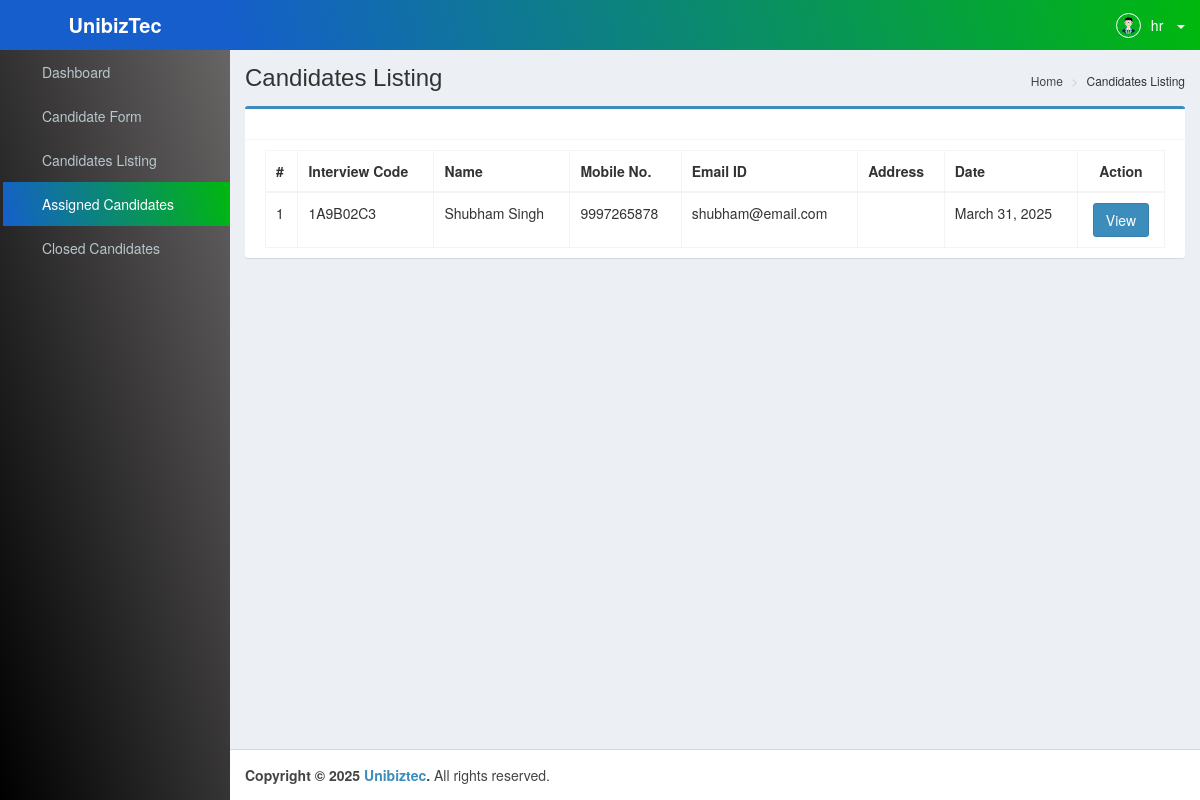
Before: /assigned-candidates/ (signed in) with the older database file.
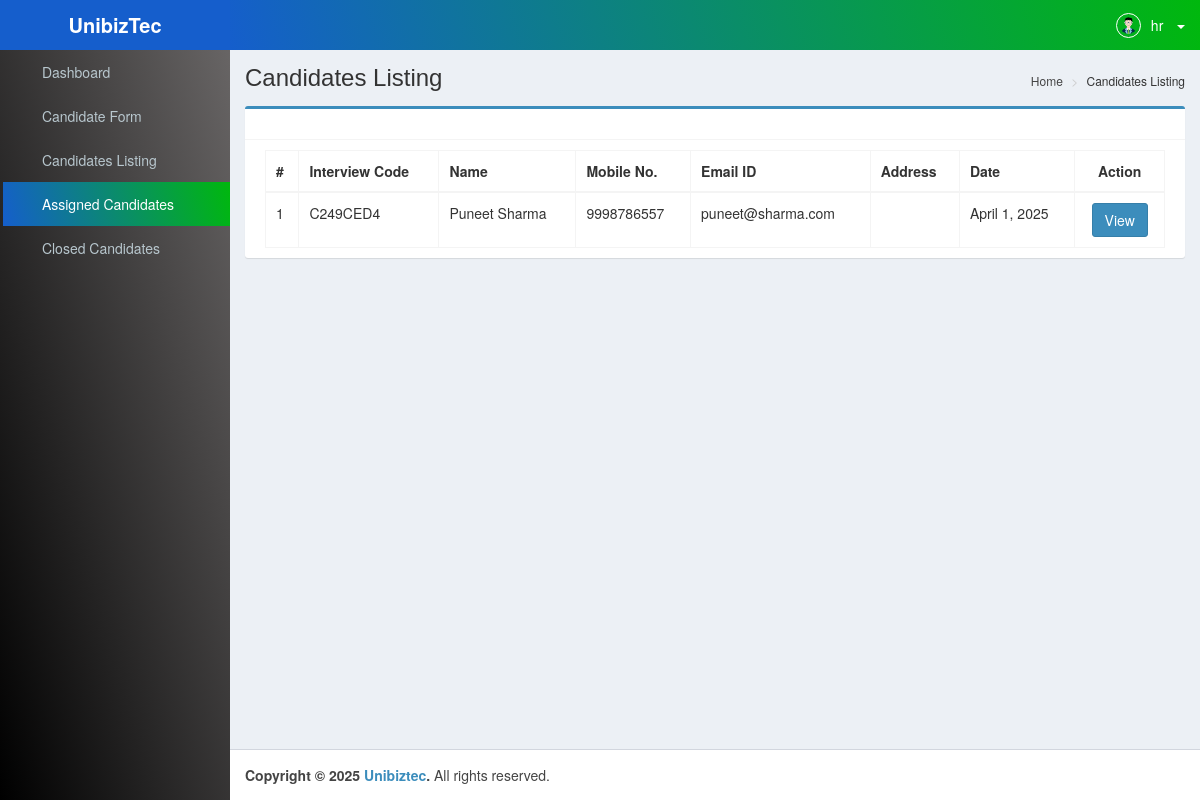
After: the same page with the newer database file.
### hrmsApp/models.py (models this page shows, shortened)
class Candidate(models.Model):
    token=models.CharField(max_length=15)
    dept_id=models.ForeignKey(Department,on_delete=models.CASCADE,related_name='candidate')
    apply_for=models.ForeignKey(JobRole, on_delete=models.CASCADE, related_name='candidates')
    int_date=models.DateField(default=date.today)
    referred=models.CharField(max_length=50)
    emp_name=models.CharField(max_length=70,null=True,blank=True)
    emp_id=models.CharField(max_length=30,null=True,blank=True)
    source=models.CharField(max_length=30,null=True,blank=True)
    location=models.CharField(max_length=50)
    shift=models.CharField(max_length=30)
    r_shift=models.CharField(max_length=30)
    name=models.CharField(max_length=70)
    father_name=models.CharField(max_length=70,null=True,blank=True)
    mobile=models.CharField(max_length=30,null=True,blank=True)
    email=models.EmailField(unique=True,null=True,blank=True)
    dob=models.DateField(null=True)
    gender=models.CharField(max_length=30,null=True,blank=True)
    address=models.CharField(max_length=100,null=True,blank=True)
    designation=models.CharField(max_length=100,null=True,blank=True)
    salary=models.CharField(max_length=100,null=True,blank=True)
    doj=models.DateField(null=True,blank=True)
    reporting_time=models.CharField(max_length=100,null=True,blank=True)
    bgv_link=models.IntegerField(default=0)
    bgv_sent_on=models.DateField(null=True,blank=True)
    bgv_received_on=models.DateField(null=True,blank=True)
    doc_link=models.IntegerField(default=0)
    address=models.IntegerField(default=0)
    status=models.IntegerField(default=1)
    created_at = models.DateTimeField(auto_now_add=True)
    updated_at = models.DateTimeField(auto_now=True)

### hrmsApp/views.py (the view)
# urls.py: path('assigned-candidates/',views.assigned_candidate_listing,name="assigned_candidates"),
def assigned_candidate_listing(request):
    assigned = User.objects.get(id=request.user.id)
    assigned_data = Assign.objects.filter(assign_to=assigned)
    data = Candidate.objects.filter(
    id__in=assigned_data.values_list('candidate_id', flat=True),
    status=1
    )
    return render(request, 'pages/candidate-list.html',{'data':data})

### hrmsApp/context_processors.py (called while the page is built)
def current_year(request):
    return {'current_year': datetime.datetime.now().year}

### hrmsApp/templates/pages/candidate-list.html (shortened to what this page needs)
{% extends 'layouts/base.html' %}
{% block content %}
{% load custom_tags %}
<div class="content-wrapper">
    <section class="content-header">
        <h1>
            Candidates Listing
        </h1>
        <ol class="breadcrumb">
            <li>
                <a href="{% url 'dashboard' %}"><i class="fa fa-dashboard"></i> Home</a>
            </li>
            <li>Candidates Listing</li>
        </ol>
    </section>
    <section class="content">
        <div class="row">
            <div class="col-md-12">
                <div class="box box-primary">
                    <div class="box-header with-border">
                    </div>
                        <div class="box-body">
                            <table id="can_table" class="table table-bordered table-hover">
                                <thead>
                                    <tr>
                                        <th>#</th>
                                        <th>Interview Code</th>
                                        <th>Name</th>
                                        <th>Mobile No.</th>
                                        <th>Email ID</th>
                                        <th>Address</th>
                                        <th>Date</th>
                                        <th>
                                            <center>Action</center>
                                        </th>
                                    </tr>
                                </thead>
                                <tbody>
                                    {% for d in data %}
                                    <tr>
                                        <td>{{ forloop.counter }}</td>
                                        <td>{{d.token}}</td>
                                        <td>{{d.name}}</td>
                                        <td>{{d.mobile}}</td>
                                        <td>{{d.email}}</td>
                                        <td>{{d.address|default:''}}</td>
                                        <td>{{d.int_date}}</td>
                                        <td>
                                            <center>
                                                <a class="btn btn-primary" href="{% url 'candidate_info' token=d.token %}">View</a>
                                            </center>
                                        </td>
                                    </tr>
                                    {% endfor %}
                                </tbody>
                            </table>
                        </div>
                </div>
            </div>
        </div>
    </section>
</div>
{% endblock content %}

### hrmsApp/templates/layouts/base.html (shortened to what this page needs)
<!DOCTYPE html>
<html>
<head>
  {% load static %}
  <link rel="stylesheet" type="text/css" href="{% static 'css/bootstrap.css' %}" />
  <link rel="stylesheet" type="text/css" href="{% static 'css/font-awesome.css' %}" />
  <link rel="stylesheet" type="text/css" href="{% static 'css/ionicons.css' %}" />
  <link rel="stylesheet" type="text/css" href="{% static 'css/AdminLTE.css' %}" />
  <link rel="stylesheet" type="text/css" href="{% static 'css/all-skins.css' %}" />
  <link rel="stylesheet" type="text/css" href="{% static 'css/bootstrap-timepicker.min.css' %}" />
  <link rel="stylesheet" type="text/css" href="{% static 'css/bootstrap-datepicker.css' %}" />
  <link rel="stylesheet" type="text/css" href="{% static 'css/dataTables.bootstrap.css' %}">
  <link rel="stylesheet" type="text/css" href="{% static 'css/switchery.min.css' %}" rel="stylesheet" />
  <link rel="stylesheet" type="text/css" href="https://cdn.datatables.net/buttons/1.6.5/css/buttons.dataTables.min.css" rel="stylesheet" />
  <link href="{% static 'css/toastr.min.css' %}" rel="stylesheet">
</head>
<body class="hold-transition skin-blue sidebar-mini">
  <div class="wrapper">
    <header class="main-header">
      <a href="{% url 'dashboard' %}" class="logo">
        <span class="logo-lg"><b>UnibizTec</b></span>
      </a>
      <nav class="navbar navbar-static-top" role="navigation">
        <a href="#" class="sidebar-toggle" data-toggle="push-menu" role="button">
        </a>
        <div class="navbar-custom-menu">
          <ul class="nav navbar-nav">
            <li class="dropdown user user-menu">
              <ul class="nav navbar-nav navbar-left">
                <li class="dropdown user user-menu">
                  <a href="#" class="dropdown-toggle" data-toggle="dropdown">
                    <img src="{% static 'images/avatar.png' %}" class="user-image" alt="Administrator">
                    <span class="hidden-xs">{{request.user}}</span>
                    &nbsp; <span class="caret"></span>
                  </a>
                </li>
                <li>
                  <a href="javascript:void(0);" data-toggle="control-sidebar"></a>
                </li>
               </ul>
            </li>
          </ul>
        </div>
      </nav>
    </header>
    {% include "includes/sidebar.html" %}
    {% block content %} {% endblock content %}
    <footer class="main-footer">
        <strong>Copyright &copy; {% now "Y" %} <a href="{% url 'login' %}" target="_blank">Unibiztec</a>.</strong> All rights reserved.
      </footer>
    </div>
  </body>
  </html>

### hrmsApp/templates/includes/sidebar.html
<aside class="main-sidebar">
    <section class="sidebar">
      <ul class="sidebar-menu tree" data-widget="tree">
        <li class="{% if request.path == '/dashboard/' %}active{% endif %}"><a href="{% url 'dashboard' %}"><i class="fa fa-tachometer"></i> <span>Dashboard </span></a></li>
        <li class="{% if request.path == '/candidate-form/' %}active{% endif %}"><a href="{% url 'candidate_form' %}"><i class="fa fa-user-plus"></i> <span>Candidate Form</span></a></li>
        <li class="{% if request.path == '/candidates-form/' %}active{% endif %}"><a href="{% url 'candidates_listing' %}"><i class="fa fa-users"></i> <span>Candidates Listing</span></a></li>
        <li class="{% if request.path == '/assigned-candidates/' %}active{% endif %}"><a href="{% url 'assigned_candidates' %}"><i class="fa fa-user"></i> <span>Assigned Candidates</span></a></li>
        <li class="{% if request.path == '/closed-candidates/' %}active{% endif %}"><a href="{% url 'closed_candidates' %}"><i class="fa fa-user-times"></i> <span>Closed Candidates</span></a></li>
        </ul>
    </section>
  </aside>

### hrmsApp/static/css/all-skins.css (style rules this page uses)
.skin-blue .main-header .navbar { background: transparent linear-gradient(254deg, #00B80D 0%, #155ECC 100%) 0% 0% no-repeat padding-box; }
.skin-blue .main-header .navbar .nav > li > a { color: #ffffff; }
.skin-blue .main-header .navbar .sidebar-toggle { color: #ffffff; }
.skin-blue .main-header .navbar .sidebar-toggle { color: #fff; }
.skin-blue .main-header .logo { background: transparent linear-gradient(254deg, #155ECC 0%, #155ECC 100%) 0% 0% no-repeat padding-box; color: #ffffff; border-bottom: 0 solid transparent; }
.skin-blue .content-header { background: transparent; }
.skin-blue .wrapper, .skin-blue .main-sidebar, .skin-blue .left-side { background: transparent linear-gradient(254deg, #6b6868 0%, #000000 100%) 0% 0% no-repeat padding-box; }
.skin-blue .sidebar-menu > li > a { border-left: 3px solid transparent; }
.skin-blue .sidebar-menu > li:hover > a, .skin-blue .sidebar-menu > li.active > a, .skin-blue .sidebar-menu > li.menu-open > a { color: #ffffff; background: transparent linear-gradient(254deg, #00B80D 0%, #155ECC 100%) 0% 0% no-repeat padding-box; }
.skin-blue .sidebar-menu > li.active > a { background: transparent linear-gradient(254deg, #00B80D 0%, #155ECC 100%) 0% 0% no-repeat padding-box; }
.skin-blue .sidebar a { color: #b8c7ce; }

### hrmsApp/templates/layouts/base.html (style rules this page uses)
li.dropdown.user.user-menu { float: right; }

Changed rows visible on the page:
no longer on this page (row edited): Candidate: token "1A9B02C3", name "Shubham Singh", mobile "9997265878", email "shubham@email.com", int_date "March 31, 2025"
now on this page (row unchanged): Candidate: token "C249CED4", name "Puneet Sharma", mobile "9998786557", email "puneet@sharma.com", int_date "April 1, 2025"
